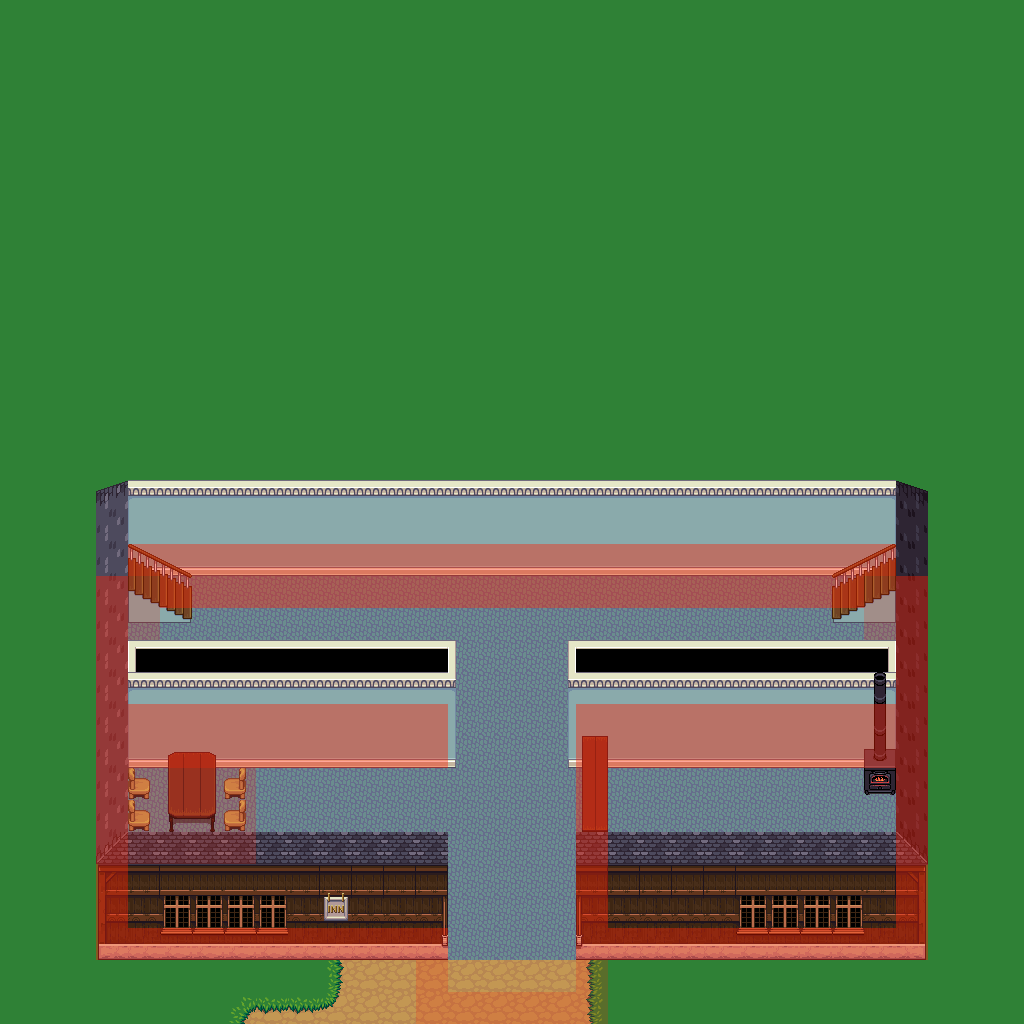

This is a level from a 2D game, rendered from its Tiled map with the project's own tilesets. A one-line summary and the map file follow, with tile-layer data summarised:
An orthogonal 32x32 tile map with 32x32 px tiles, 5 tile layers (background, fringe, object, foreground, ...), 4 tilesets and 4 objects (3x event, npc).

<map height="32" orientation="orthogonal" renderorder="right-down" tileheight="32" tilewidth="32" version="1.0" width="32">
 <properties>
  <property name="music" value="music/calmtown.ogg" />
  <property name="tileset" value="tilesetdefs/interior.txt" />
  <property name="title" value="Inn, 1st Floor" />
 </properties>
 <tileset firstgid="1" name="tiled_collision" tileheight="32" tilewidth="32">
  <image height="32" source="tiled_collision.png" width="480" />
 </tileset>
 <tileset firstgid="16" name="interior_background" tileheight="32" tilewidth="32">
  <image height="832" source="interior_background.png" width="864" />
 </tileset>
 <tileset firstgid="718" name="intfurniture" tileheight="64" tilewidth="32">
  <image height="512" source="intfurniture.png" width="671" />
 </tileset>
 <tileset firstgid="878" name="interiorbuildings" tileheight="128" tilewidth="32">
  <image height="768" source="interiorbuildings.png" width="672" />
 </tileset>
 <layer height="32" name="background" width="32">
  <data>[1024 cells, 1024 non-empty, 3 distinct tile ids]</data>
 </layer>
 <layer height="32" name="fringe" width="32">
  <data>[1024 cells, 7 non-empty, 5 distinct tile ids]</data>
 </layer>
 <layer height="32" name="object" width="32">
  <data>[1024 cells, 124 non-empty, 28 distinct tile ids]</data>
 </layer>
 <layer height="32" name="foreground" width="32">
  <data>[1024 cells, 21 non-empty, 6 distinct tile ids]</data>
 </layer>
 <layer height="32" name="collision" width="32">
  <data>[1024 cells, 159 non-empty, 2 distinct tile ids]</data>
 </layer>
 <objectgroup name="event">
  <object height="32" name="Teleport to inn2nd" type="event" width="32" x="832" y="608">
   <properties>
    <property name="intermap" value="maps/inn2nd.txt,26,16" />
   <property name="activate" value="on_trigger" /></properties>
  </object>
  <object height="32" name="Teleport to inn2nd" type="event" width="32" x="160" y="608">
   <properties>
    <property name="intermap" value="maps/inn2nd.txt,5,16" />
   <property name="activate" value="on_trigger" /></properties>
  </object>
  <object height="32" name="Teleport to Laurelia" type="event" width="128" x="448" y="960">
   <properties>
    <property name="intermap" value="maps/laurelia.txt,101,84" />
   <property name="activate" value="on_trigger" /></properties>
  </object>
 </objectgroup>
 <objectgroup name="npc">
  <object height="32" name="Inkeep's daughter" type="npc" width="32" x="608" y="800"><properties><property name="filename" value="npcs/daughter.txt" /></properties></object>
 </objectgroup>
</map>
